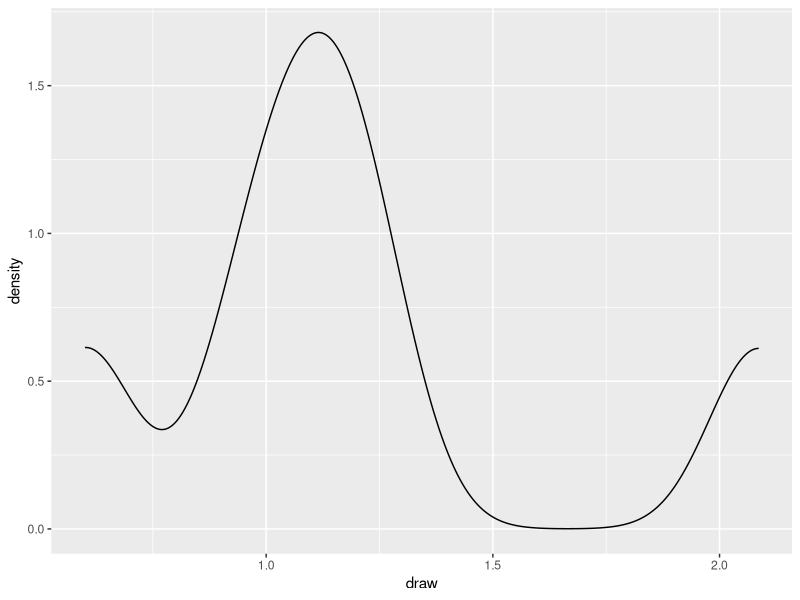
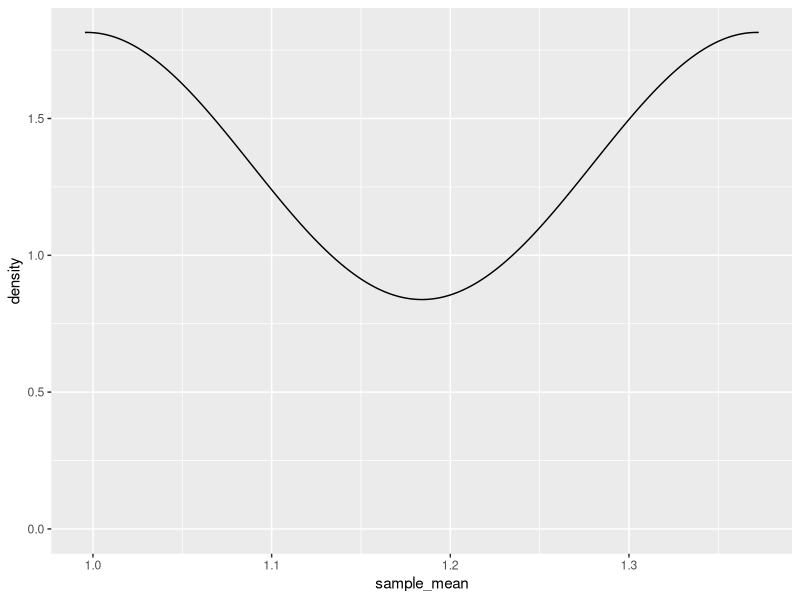
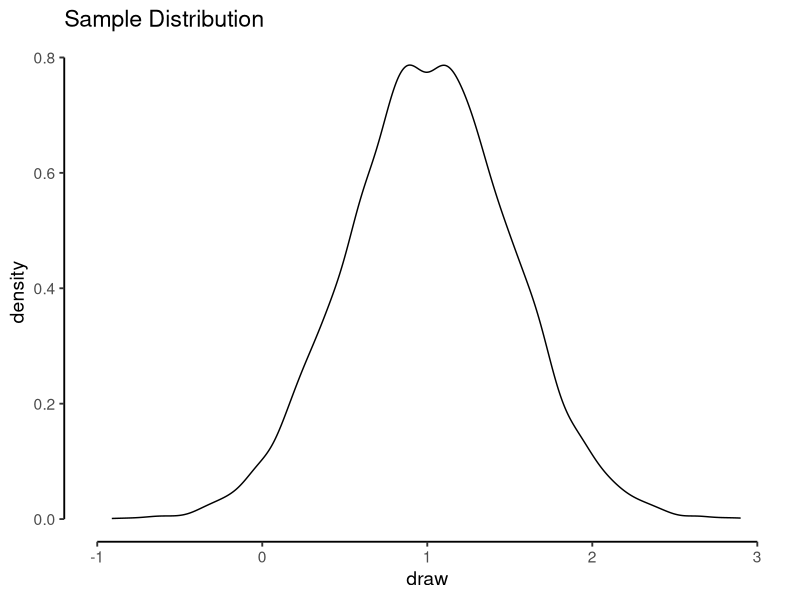
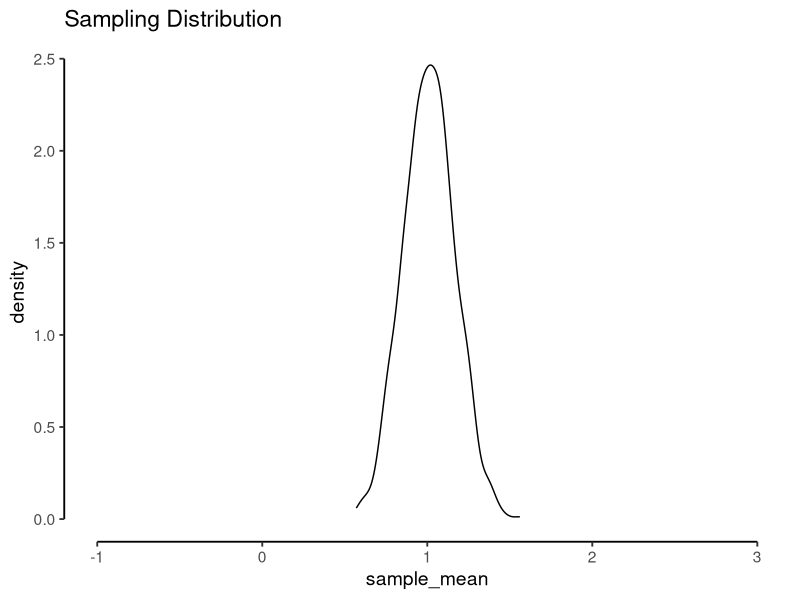
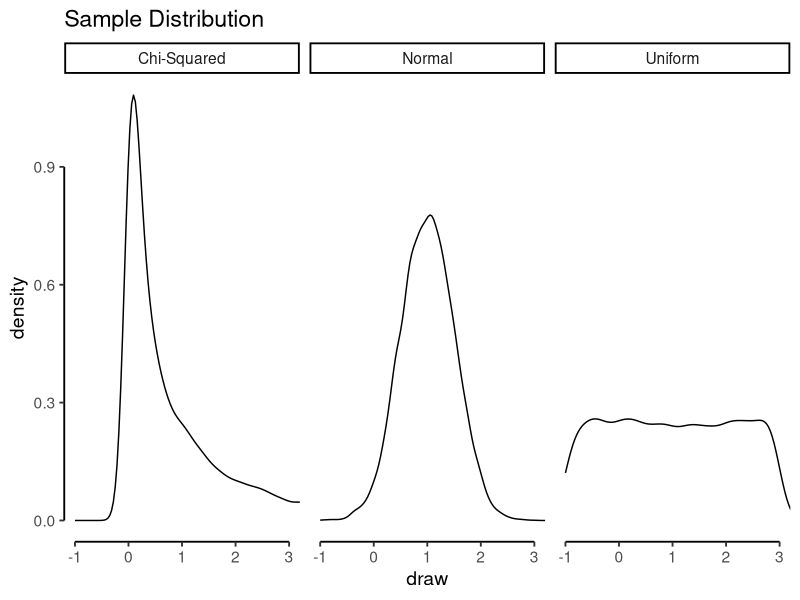
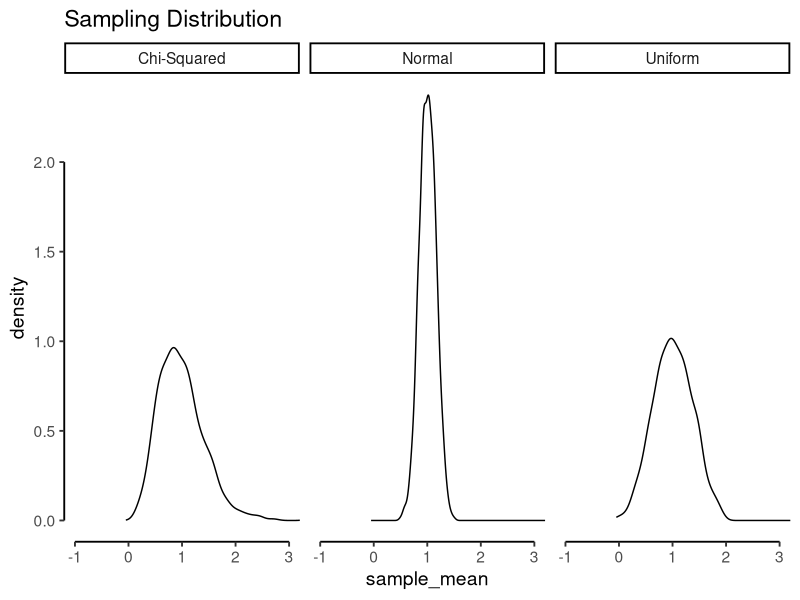
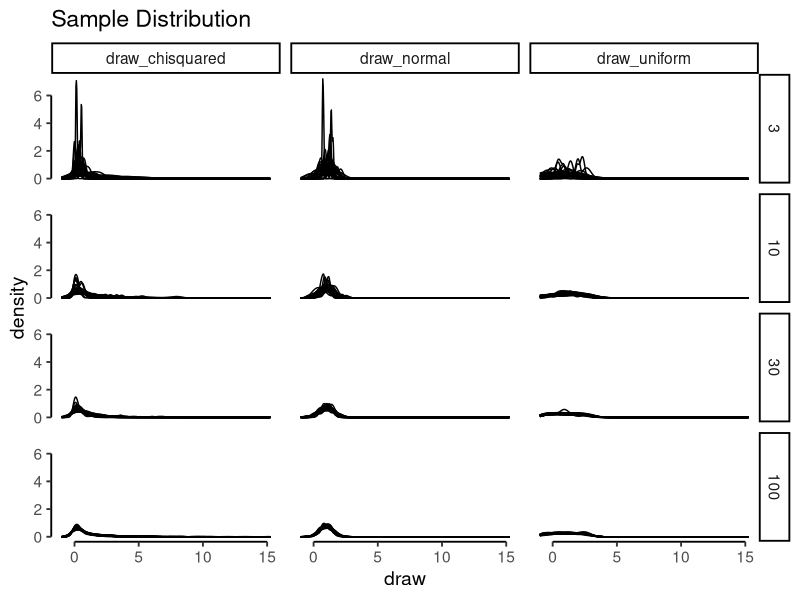
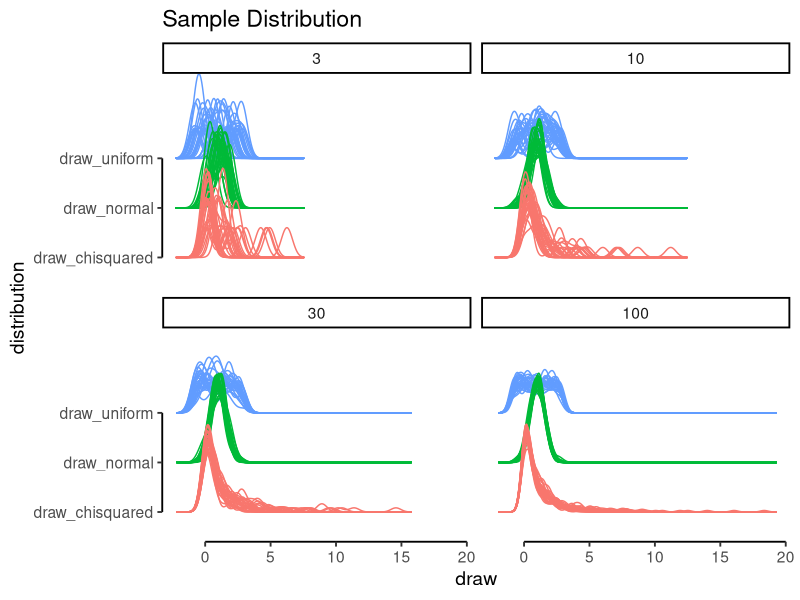

Write R code to recreate these figures, in order.
## ---- chunk 1
#| echo: false
#| output: false
# targets::tar_load(store = here::here("_targets"))
## ---- chunk 2
#| message: false
library(tidyverse)
samples <- rnorm(3, mean = 1, sd = 0.5)
samples
mean(samples)
## ---- chunk 3
sim_data <- tibble(x = rnorm(3, mean = 1, sd = 0.5))
sim_data
mean(sim_data$x)
## ---- chunk 4
n_reps <- 2
sample_size <- 3
# total number of simulated draws
total_n <- n_reps * sample_size
## ---- chunk 5
sim_data <- tibble(
  n_reps = n_reps,
  sample_size = sample_size
) |>
  uncount(n_reps, .id = "rep") |>
  uncount(sample_size, .id = "index")
sim_data
## ---- chunk 6
sim_data <- tibble(
  n_reps = n_reps,
  sample_size = sample_size
) |>
  uncount(n_reps, .id = "rep") |>
  uncount(sample_size, .id = "index") |>
  mutate(
    draw = rnorm(total_n, mean = 1, sd = 0.5)
  )
sim_data
## ---- chunk 7
#| fig-width: 5
#| fig-height: 3
sim_data |>
  ggplot(aes(x = draw)) +
  geom_density()
## ---- chunk 8
means <- sim_data |>
  summarize(.by = rep,
            sample_mean = mean(draw))
means
## ---- chunk 9
#| fig-width: 5
#| fig-height: 3
means |>
  ggplot(aes(x = sample_mean)) +
  geom_density()
## ---- chunk 10
n_reps <- 1000
sample_size <- 10
total_n <- n_reps * sample_size

sim_data <- tibble(
  n_reps = n_reps,
  sample_size = sample_size
) |>
  uncount(n_reps, .id = "rep") |>
  uncount(sample_size, .id = "index") |>
  mutate(
    draw = rnorm(total_n, mean = 1, sd = 0.5)
  )
sim_data
## ---- chunk 11
means <- sim_data |>
  summarize(.by = rep,
            sample_mean = mean(draw))
means
## ---- chunk 12
#| echo: false
#| fig-width: 5
#| fig-height: 3
#| fig-align: center
#| layout-ncol: 1

sim_data |>
  ggplot(aes(x = draw)) +
  geom_density() +
  theme_classic(base_size = 14) +
  coord_cartesian(xlim = c(-1, 3)) +
  guides(x = guide_axis(cap = T),
         y = guide_axis(cap = T),
         color = guide_none()) +
  labs(title = "Sample Distribution")
## ---- chunk 13
#| echo: false
#| fig-width: 5
#| fig-height: 3
#| fig-align: center
means |>
  ggplot(aes(x = sample_mean)) +
  geom_density() +
  theme_classic(base_size = 14) +
  coord_cartesian(xlim = c(-1, 3)) +
  guides(x = guide_axis(cap = T),
         y = guide_axis(cap = T),
         color = guide_none()) +
  labs(title = "Sampling Distribution")
## ---- chunk 14
uniform_samples <- runif(5, min = -1, max = 3)
uniform_samples
## ---- chunk 15
chisquared_samples <- rchisq(5, df = 1)
chisquared_samples
## ---- chunk 16
n_reps <- 1000
sample_size <- 10
total_n <- n_reps * sample_size

sim_data <- tibble(
  n_reps = n_reps,
  sample_size = sample_size
) |>
  uncount(n_reps, .id = "rep") |>
  uncount(sample_size, .id = "index") |>
  mutate(
    draw_normal = rnorm(total_n, mean = 1, sd = 0.5),
    draw_uniform = runif(total_n, min = -1, max = 3),
    draw_chisquared = rchisq(total_n, df = 1)
  )
sim_data
## ---- chunk 17
#| echo: false
tibble(grouping_var = rep(c("group_1", "group_2"), times = 3),
       y = runif(6, -3, 3) |> round(1))
## ---- chunk 18
#| echo: false
dat <- data.frame(person = c("Harry", "Ron", "Hermione")) %>%
  expand_grid(book = c("book 1", "book 2", "book 3")) %>%
  mutate(score = rbinom(book, 3, .7))
dat
## ---- chunk 19
#| echo: false
dat <- dat %>%
  pivot_wider(id_cols = person,
              names_from = book, values_from = score)
dat
## ---- chunk 20
longdat <- dat %>%
  pivot_longer(cols = c("book 1", "book 2", "book 3"),
               names_to = "book", values_to = "score")
longdat
## ---- chunk 21
widedat <- longdat %>%
  pivot_wider(names_from = book, values_from = score)
widedat
## ---- chunk 22
dat <- data.frame(id = 1:5,
           q1 = rbinom(5, 1, .1),
           q2 = rbinom(5, 1, .2),
           q3 = rbinom(5, 1, .3),
           q4 = rbinom(5, 1, .4),
           q5 = rbinom(5, 1, .5))
dat
## ---- chunk 23
dat |>
  pivot_longer(cols = starts_with("q"),
               names_to = "question", values_to = "correct")
## ---- chunk 24
n_reps <- 1000
sample_size <- 10
total_n <- n_reps * sample_size

sim_data <- tibble(
  n_reps = n_reps,
  sample_size = sample_size
) |>
  uncount(n_reps, .id = "rep") |>
  uncount(sample_size, .id = "index") |>
  mutate(
    draw_normal = rnorm(total_n, mean = 1, sd = 0.5),
    draw_uniform = runif(total_n, min = -1, max = 3),
    draw_chisquared = rchisq(total_n, df = 1)
  )
sim_data
## ---- chunk 25
sim_data |>
  pivot_longer(starts_with("draw"),
               names_to = "distribution", values_to = "draw")
## ---- chunk 26
n_reps <- 1000
sample_size <- 10
total_n <- n_reps * sample_size

sim_data <- tibble(
  n_reps = n_reps,
  sample_size = sample_size
) |>
  uncount(n_reps, .id = "rep") |>
  uncount(sample_size, .id = "index") |>
  mutate(
    draw_normal = rnorm(total_n, mean = 1, sd = 0.5),
    draw_uniform = runif(total_n, min = -1, max = 3),
    draw_chisquared = rchisq(total_n, df = 1)
  ) |>
  pivot_longer(starts_with("draw"),
               names_to = "distribution", values_to = "draw")
sim_data
## ---- chunk 27
means <- sim_data |>
  summarize(.by = c(rep, distribution),
            sample_mean = mean(draw))
means
## ---- chunk 28
#| echo: false
#| fig-width: 5
#| fig-height: 3
#| fig-align: center
#| layout-ncol: 1
distribution_labels = c(
  "draw_normal" = "Normal",
  "draw_uniform" = "Uniform",
  "draw_chisquared" = "Chi-Squared"
)

sim_data |>
  ggplot(aes(x = draw)) +
  geom_density() +
  theme_classic(base_size = 14) +
  coord_cartesian(xlim = c(-1, 3)) +
  facet_wrap(~ distribution, labeller = as_labeller(distribution_labels)) +
  guides(x = guide_axis(cap = T),
         y = guide_axis(cap = T),
         color = guide_none()) +
  labs(title = "Sample Distribution")
## ---- chunk 29
#| echo: false
#| fig-width: 5
#| fig-height: 3
#| fig-align: center
means |>
  ggplot(aes(x = sample_mean)) +
  geom_density() +
  theme_classic(base_size = 14) +
  coord_cartesian(xlim = c(-1, 3)) +
  facet_wrap(~ distribution, labeller = as_labeller(distribution_labels)) +
  guides(x = guide_axis(cap = T),
         y = guide_axis(cap = T),
         color = guide_none()) +
  labs(title = "Sampling Distribution")
## ---- chunk 30
n_reps <- 3
sample_size <- c(1, 3)
total_n <- n_reps * sample_size

tibble(
  n_reps = n_reps,
  sample_size = sample_size
)
## ---- chunk 31
n_reps <- c(100, 1000)
sample_size <- c(1, 3)

tibble(
  n_reps = n_reps,
  sample_size = sample_size
)

tibble(n_reps = n_reps) |>
  expand_grid(sample_size = sample_size)
## ---- chunk 32
n_reps <- 3
sample_size <- c(1, 3)

tibble(
  n_reps = n_reps,
  sample_size = sample_size
) |>
  uncount(n_reps, .id = "rep") |>
  uncount(sample_size, .id = "sample_id", .remove = F)
## ---- chunk 33
n_reps <- 1000
sample_size <- c(3, 10, 30, 100)
total_n <- sum(n_reps * sample_size)

sim_data <- tibble(
  n_reps = n_reps,
  sample_size = sample_size
) |>
  uncount(n_reps, .id = "rep") |>
  uncount(sample_size, .id = "index", .remove = F) |>
  mutate(
    draw_normal = rnorm(total_n, mean = 1, sd = 0.5),
    draw_uniform = runif(total_n, min = -1, max = 3),
    draw_chisquared = rchisq(total_n, df = 1)
  ) |>
  pivot_longer(starts_with("draw"),
               names_to = "distribution", values_to = "draw")
sim_data
## ---- chunk 34
means <- sim_data |>
  summarize(.by = c(rep, distribution, sample_size),
            sample_mean = mean(draw))
means
## ---- chunk 35
#| echo: false
#| fig-width: 5
#| fig-height: 5
#| fig-align: center
sim_data |>
  filter(rep %in% sample(n_reps, size = 30)) |>
  ggplot(aes(x = draw, group = interaction(distribution, rep))) +
  geom_density() +
  theme_classic(base_size = 14) +
  guides(x = guide_axis(cap = T),
         y = guide_axis(cap = T),
         color = guide_none()) +
  facet_grid(sample_size ~ distribution) +
  labs(title = "Sample Distribution")
## ---- chunk 36
#| echo: false
#| fig-width: 5
#| fig-height: 4
#| fig-align: center
sim_data |>
  filter(rep %in% sample(n_reps, size = 30)) |>
  ggplot(aes(x = draw, y = distribution,
             color = distribution, group = interaction(distribution, rep))) +
  ggridges::geom_density_ridges(alpha = 0.8, fill = NA) +
  theme_classic(base_size = 14) +
  guides(x = guide_axis(cap = T),
         y = guide_axis(cap = T),
         color = guide_none()) +
  facet_wrap(~ sample_size) +
  labs(title = "Sample Distribution")
## ---- chunk 37
#| echo: false
#| fig-width: 5
#| fig-height: 5
#| fig-align: center
means |>
  ggplot(aes(x = sample_mean)) +
  geom_density() +
  theme_classic(base_size = 14) +
  guides(x = guide_axis(cap = T),
         y = guide_axis(cap = T),
         color = guide_none()) +
  facet_grid(sample_size ~ distribution, scales = "free_y") +
  labs(title = "Samplng Distribution")
## ---- chunk 38
#| echo: false
#| fig-width: 5
#| fig-height: 4
#| fig-align: center
means |>
  ggplot(aes(x = sample_mean, y = distribution, color = distribution)) +
  ggridges::geom_density_ridges(alpha = 0.8, fill = NA) +
  theme_classic(base_size = 14) +
  guides(x = guide_axis(cap = T),
         y = guide_axis(cap = T),
         color = guide_none()) +
  facet_wrap(~ sample_size) +
  labs(title = "Sampling Distribution")
